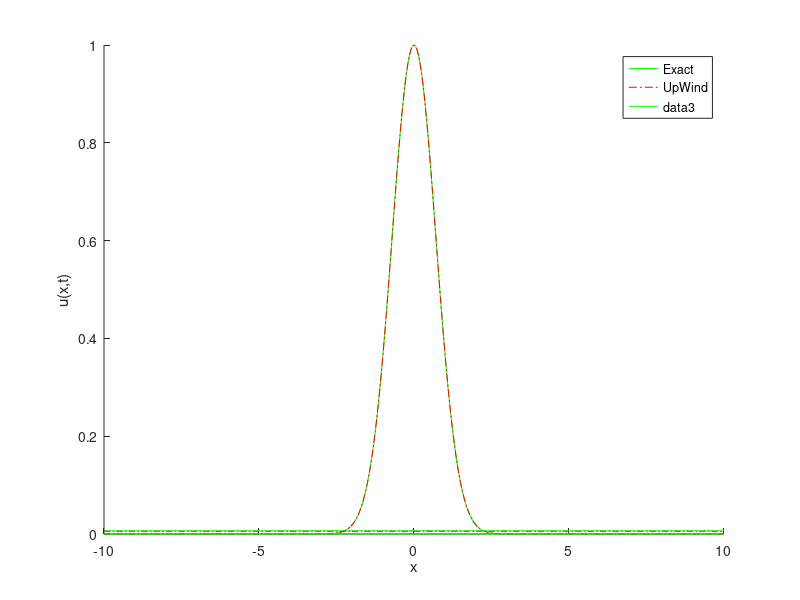

MATLAB code for this plot: (Note: this script raises an error after producing the figure.)
clear all, close all

%soluzione con schemi alle DF esplicite del
%pb lineare di trasporto
%du/dt+x*du/dx=-u +u(x,0)=u0(x)=e^(-x^2) + BCs drichlet esatte

T=5;
x0=-10;  xf=10;
dx=1/20;
dt_cr=dx/max(abs(x0),abs(xf)); %valore critico di dt (condiz CFL)

dt=1*dt_cr;

nT=ceil(T/dt);
nX=(xf-x0)/dx;
x=linspace(x0,xf,nX+1);
t=linspace(0,T,nT+1);


%ICs
u0=@(x) 0.*x + exp(-(x).^2).*(and((x>=x0),(x<=xf)));
uex=@(t,x) exp(-t).*u0(x.*exp(-t));

lambda=dt/dx;
u=zeros(nX+1,nT+1);
u(:,1)=u0(x); %ICs
metodo='LF';
switch (metodo)
    case{'upwind'}
         disp('metodo--->upwind');
         for n=1:nT
             u(1,n+1)=uex((n+1)*dt,x0);
             u(nX+1,n+1)=uex((n+1)*dt,xf);
            for i=2:nX
                u(i,n+1)=u(i,n)-lambda*x(i)/2*(u(i+1,n)-u(i-1,n))...
                    +lambda*abs(x(i))/2*(u(i+1,n)-2*u(i,n)+u(i-1,n))...
                    -dt/2*(u(i+1,n)+u(i,n));
                 
                %keyboard
            end
            %BCs
         err(n)=(max(abs(uex(n*dt,x)-u(:,n)')));
         end
    case{'LF'}
         disp('metodo--->Lax-Friedrichs');
         for n=1:nT
            u(1,n+1)=uex((n+1)*dt,x0);
            u(nX+1,n+1)= uex((n+1)*dt,xf);
            for i=2:nX
                u(i,n+1)=1/2*(u(i+1,n)+u(i-1,n))...
                    -lambda*x(i)/2*(u(i+1,n)-u(i-1,n))...
                    -dt/2*(u(i+1,n)+u(i-1,n));
            end
            err(n)=(max(abs(uex(n*dt,x)-u(:,n)')));
         end
end %switch
errore=max(err)
% plot soluzione dopo 25 step temporali
% time=25*dt;
% plot(x,uex(time,x),'m-'), hold on
% plot(x,u(:,25),'b-.');
% legend('esatta','Lax-Friedrichs')
% xlabel('x')
% ylabel('t')


time=(0)*dt;
hold on
%traslo avanti di uno perche parto da 1
plot(x,uex(time,x),'g-')
plot(x,u(:,1),'-.','Color',[1 0 0]);
legend('Exact Solution','UpWind')
xlabel('x')
ylabel('u(x,t)')

time = 1000*dt;%t=0.4
%traslo avanti di uno perche parto da 1
plot(x,uex(time,x),'g-')
plot(x,u(:,1001),'-.','Color',[0.9 0.1 0])
legend('Exact','UpWind')
% 
time = 2000*dt;%t=0.8
%traslo avanti di uno perche parto da 1
plot(x,uex(time,x),'g-')
plot(x,u(:,2001),'-.','Color',[0.8 0.2 0])
legend('Exact','LF')

time = 4000*dt;%t=2
%traslo avanti di uno perche parto da 1
plot(x,uex(time,x),'g-')
plot(x,u(:,4001),'-.','Color',[0.6 0.4 0])
legend('Exact','LF')


% [Y,X]=meshgrid(t,x);
% mesh(Y,X,uex(Y,X)),
% ylabel('X')
% xlabel('T')
% zlabel('U')

% figure, hold on
% plot(t*0,t,'b')
% for k=1:10
%     plot(x,log(x/(k/2)),'r')
% end
% axis([-10 10 0 T])
% xlabel('x')
% ylabel('t')
% title('characterisitic lines for the method (B) and (C)')
